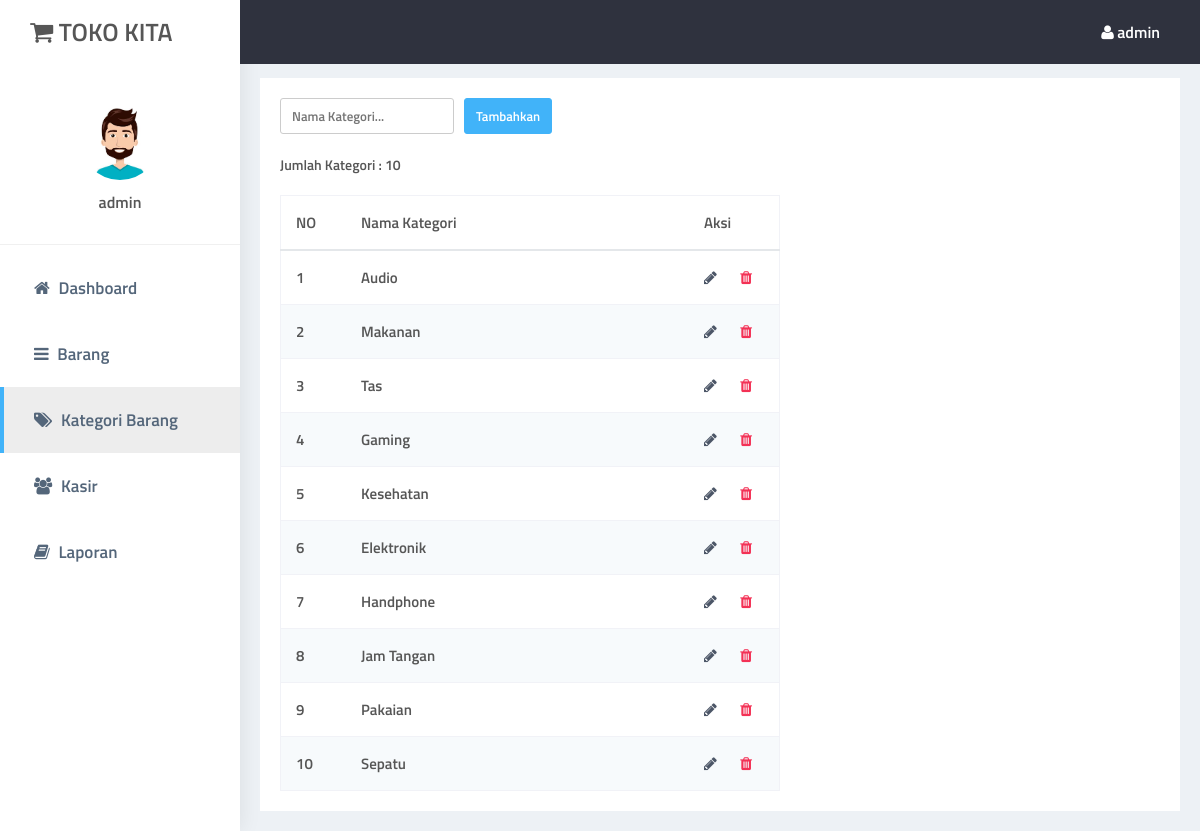
The app's page /kategori.php (signed in) with its own data.
### tables this page shows
CREATE TABLE `kategori` (
  `id_kategori` int(11) NOT NULL,
  `nama_kategori` varchar(100) NOT NULL
);

### root.php (the view, shortened to what this page needs)
<?php
class penjualan
{
	public $con;
	function __construct()
	{
		$this->con=new mysqli("localhost","root","","imk");
	}
		?><script type="text/javascript">
					<?php
	function tampil_kategori(){
		$query=$this->con->query("select * from kategori order by id_kategori desc");
		$no=1;
		while ($data=$query->fetch_assoc()) {
			?>
				<tr>
					<td><?= $no ?></td>
					<td><?= $data['nama_kategori'] ?></td>
					<td>
						<a href="?action=edit_kategori&id_kategori=<?= $data['id_kategori'] ?>" class="btn bluetbl m-r-10"><span class="btn-edit-tooltip">Edit</span><i class="fa fa-pencil"></i></a>
						<a href="handler.php?action=hapus_kategori&id_kategori=<?= $data['id_kategori'] ?>" class="btn redtbl" onclick="return confirm('yakin ingin menghapus kategori : <?= $data['nama_kategori'] ?> ?')"><span class="btn-hapus-tooltip">Hapus</span><i class="fa fa-trash"></i></a>
					</td>
				</tr>
				<?php
			$no++;
		}
	}
			?>
			<?php
	function show_jumlah_cat(){
		$query=$this->con->query("select * from kategori");
		echo $query->num_rows;
	}
}
?>

### assets/index.css (style rules this page uses)
* { margin: 0;padding: 0;font-family: titillium; }
body { background: #edf1f5;animation-name: muncul;animation-duration: 0.5s }
.datatable th,.datatable td { padding: 15px;color: #565656;font-size: 15px; }
.datatable tr { border-bottom: 1px solid #f1f2f7 }
.datatable tr:nth-child(even) { background: #f7fafc !important }
.m-r-10 { padding-right:20px; }
.bluetbl { color: #4c5667; }
.redtbl { color: #f33155; }
.btn { position: relative;display: inline-block; }

### records on screen
kategori: nama_kategori "Audio"
kategori: nama_kategori "Makanan"
kategori: nama_kategori "Tas"
kategori: nama_kategori "Gaming"
kategori: nama_kategori "Kesehatan"
kategori: nama_kategori "Elektronik"
kategori: nama_kategori "Handphone"
kategori: nama_kategori "Jam Tangan"
kategori: nama_kategori "Pakaian"
kategori: nama_kategori "Sepatu"

### other values on screen
$_SESSION['username'] "admin"
$query->num_rows "10"
